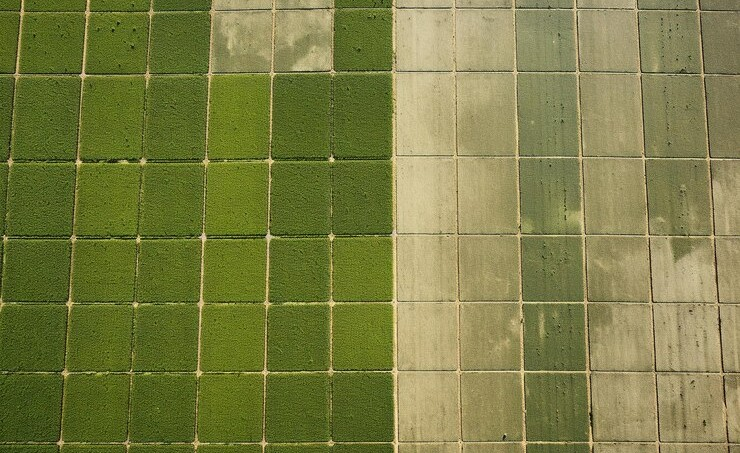
#> input picture assets/overhead_img.jpg, 740 x 453 px
$ python raw-field-analysis_CG.py assets/overhead_img.jpg -o assets/raw_field_analysis.jpg -j assets/raw_health_data.json
#> lines starting #> are read from the running program, lines starting #| are printed output that depends on the picture
import cv2
import numpy as np
import json
import argparse
from collections import defaultdict


class FieldHealthAnalyzer:
    def __init__(self):
        # BGR ranges for vegetation health classification
        self.bgr_ranges = {
            'very_healthy': (np.array([0, 0, 0]), np.array([41, 113, 95])),
            'mostly_healthy': (np.array([0, 105, 85]), np.array([46, 255, 151])),
            'mostly_unhealthy': (np.array([48, 0, 81]), np.array([91, 143, 136])),
            'very_unhealthy': (np.array([59, 0, 120]), np.array([180, 255, 255]))
        }

        # Color map for output visualization
        self.color_map = {
            'very_healthy': (0, 255, 0),  # Green
            'mostly_healthy': (0, 255, 190),  # Light Green
            'mostly_unhealthy': (0, 145, 255),  # Orange
            'very_unhealthy': (0, 0, 255),  # Red
            'unknown': (128, 128, 128)  # Gray
        }

    def find_corners(self, img):
        """Detect corners using goodFeaturesToTrack"""
        gray = cv2.cvtColor(img, cv2.COLOR_BGR2GRAY)
        corners = cv2.goodFeaturesToTrack(gray, 100, 0.2, 50)
        corners = corners.astype(int).reshape(-1, 2)
        return corners

    def organize_corners_to_grid(self, corners):
        """
        Organize detected corners into a structured grid.
        Returns a sorted list of corners by row and column.
        """
        # Sort by Y first (rows), then by X (columns)
        corners_sorted = corners[np.lexsort((corners[:, 0], corners[:, 1]))]

        # Group corners into rows (using Y-coordinate clustering)
        rows = []
        current_row = [corners_sorted[0]]
        y_threshold = 30  # Adjust based on your grid spacing

        for corner in corners_sorted[1:]:
            if abs(corner[1] - current_row[0][1]) < y_threshold:
                current_row.append(corner)
            else:
                # Sort current row by X coordinate
                current_row.sort(key=lambda c: c[0])
                rows.append(current_row)
                current_row = [corner]

        # Don't forget the last row
        current_row.sort(key=lambda c: c[0])
        rows.append(current_row)

        return rows

    def create_grid_cells(self, rows):
        """
        Create rectangular cells from organized corner points.
        Returns a list of cell polygons (4 corners each).
        """
        cells = []

        for i in range(len(rows) - 1):
            row_current = rows[i]
            row_next = rows[i + 1]

            # Match corners between adjacent rows
            for j in range(min(len(row_current), len(row_next)) - 1):
                # Try to create a cell from 4 corners
                if j < len(row_current) - 1 and j < len(row_next) - 1:
                    tl = row_current[j]  # Top-left
                    tr = row_current[j + 1]  # Top-right
                    bl = row_next[j]  # Bottom-left
                    br = row_next[j + 1]  # Bottom-right

                    # Create cell as numpy array of 4 corners
                    cell = np.array([tl, tr, br, bl], dtype=np.int32)
                    cells.append(cell)

        return cells

    def classify_cell(self, img, cell):
        """
        Apply color ranges to a single cell and determine classification.
        Returns classification and ratio data.
        """
        # Create a mask for this specific cell
        cell_mask = np.zeros(img.shape[:2], dtype=np.uint8)
        cv2.fillPoly(cell_mask, [cell], 255)

        # Calculate total pixels in this cell
        total_pixels = cv2.countNonZero(cell_mask)

        # Apply each BGR range and calculate ratio
        ratios = {}
        for name, (lower, upper) in self.bgr_ranges.items():
            # Apply color range to BGR image
            color_mask = cv2.inRange(img, lower, upper)
            # Combine with cell mask to only count pixels in this cell
            combined_mask = cv2.bitwise_and(color_mask, cell_mask)
            matched_pixels = cv2.countNonZero(combined_mask)

            # Calculate ratio
            ratio = matched_pixels / total_pixels if total_pixels > 0 else 0
            ratios[name] = ratio

        # Find the classification with the highest ratio
        if sum(ratios.values()) > 0:
            classification = max(ratios, key=ratios.get)
        else:
            classification = 'unknown'

        return classification, ratios

    def segment_and_classify(self, img, cells):
        """
        For each cell, apply color ranges and determine classification.
        Returns classifications for each cell.
        """
        classifications = []

        for idx, cell in enumerate(cells):
            classification, ratios = self.classify_cell(img, cell)

            # Get cell center for reference
            center = np.mean(cell, axis=0).astype(int).tolist()

            # Get cell bounds
            min_x = int(np.min(cell[:, 0]))
            max_x = int(np.max(cell[:, 0]))
            min_y = int(np.min(cell[:, 1]))
            max_y = int(np.max(cell[:, 1]))

            classifications.append({
                'cell_id': idx,
                'classification': classification,
                'ratios': {k: float(v) for k, v in ratios.items()},  # Convert to float for JSON
                'center': center,
                'bounds': {
                    'min_x': min_x,
                    'max_x': max_x,
                    'min_y': min_y,
                    'max_y': max_y
                },
                'corners': cell.tolist()  # Convert numpy array to list for JSON
            })

        return classifications

    def draw_results(self, img, classifications, alpha=0.3):
        """
        Draw the classification results on the image with semi-transparent fills.

        Args:
            img: Input image
            classifications: List of classification results
            alpha: Transparency level (0-1), default 0.3 = 30% opacity

        Returns:
            Annotated image
        """
        output = img.copy()
        overlay = img.copy()

        for result in classifications:
            cell = np.array(result['corners'], dtype=np.int32)
            classification = result['classification']

            # Get the color for this classification
            color = self.color_map.get(classification, (128, 128, 128))

            # Fill the cell with the color on the overlay
            cv2.fillPoly(overlay, [cell], color)

        # Blend the overlay with the original image
        cv2.addWeighted(overlay, alpha, output, 1 - alpha, 0, output)

        return output

    def save_classifications_to_json(self, classifications, output_path):
        """
        Save classification results to a JSON file.

        Args:
            classifications: List of classification results
            output_path: Path to save JSON file
        """
        # Create summary statistics
        summary = defaultdict(int)
        for result in classifications:
            summary[result['classification']] += 1

        # Prepare output data
        output_data = {
            'total_cells': len(classifications),
            'summary': dict(summary),
            'cells': classifications
        }

        # Save to JSON
        with open(output_path, 'w') as f:
            json.dump(output_data, f, indent=2)

        print(f"Saved classification data to {output_path}")

    def analyze(self, image_path, output_image_path=None, output_json_path=None, alpha=0.3):
        """
        Main pipeline: load image, detect corners, segment, classify, and visualize.

        Args:
            image_path: Path to input image
            output_image_path: Path to save output image (optional)
            output_json_path: Path to save JSON classification data (optional)
            alpha: Transparency level for overlay (0-1), default 0.3

        Returns:
            Dictionary with results including original image, output image, and classifications
        """
#> called with image_path = 'assets/overhead_img.jpg', output_image_path = 'assets/raw_field_analysis.jpg', output_json_path = 'assets/raw_health_data.json', alpha = 0.3
        # Load image
        img = cv2.imread(image_path)
#> img is the input picture: shape (453, 740, 3); mean B, G, R 68.1, 125.8, 123.3
        if img is None:
            raise ValueError(f"Could not load image from {image_path}")

        print(f"Image loaded: {img.shape}")
#| Image loaded: (453, 740, 3)

        # Step 1: Find corners
        print("\nDetecting corners...")
        corners = self.find_corners(img)
#> in find_corners, `gray = cv2.cvtColor(img, cv2.COLOR_BGR2GRAY)`:
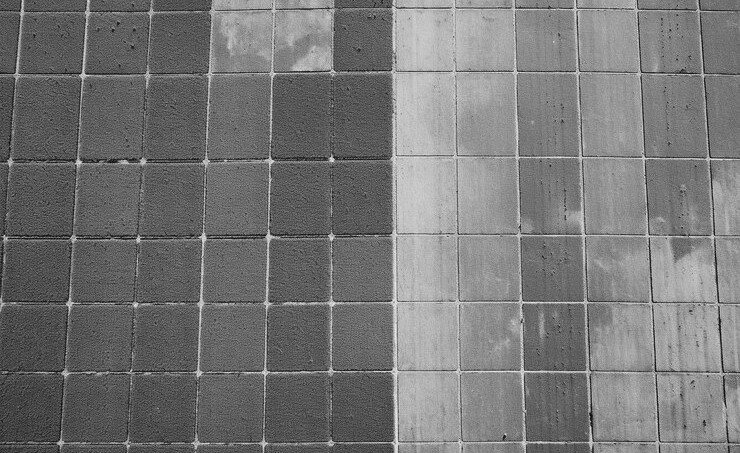
#> gray: shape (453, 740); min 3, max 241, mean 118.5
#> in find_corners, `corners = cv2.goodFeaturesToTrack(gray, 100, 0.2, 50)`: corners = 84 rows, first 8: [504, 436], [4, 235], [77, 238], [140, 237], [391, 369], [75, 163], [57, 443], [61, 373]
#> in find_corners, `corners = corners.astype(int).reshape(-1, 2)`: corners = 84 pairs, first value 3 to 728, second value 5 to 448
        print(f"Found {len(corners)} corners")
#| Found 84 corners

        # Step 2: Organize into grid
        print("Organizing corners into grid...")
        rows = self.organize_corners_to_grid(corners)
#> in organize_corners_to_grid, `corners_sorted = corners[np.lexsort((corners[:, 0], corners[:, 1]))]`: corners_sorted has the same summary as corners in find_corners
#> in organize_corners_to_grid, `current_row = [corners_sorted[0]]`: current_row = [[393, 5]]
#> the loop in organize_corners_to_grid, `for corner in corners_sorted[1:]:` made 83 passes
#> current_row on passes 12, 24, 36, 48, 60, 72: [[330, 69]], [[396, 155]], [[519, 227]], [[391, 300]], [[333, 369]], [[504, 436]]
#> corner on passes 1 to 6: [335, 7], [455, 7], [515, 7], [572, 7], [210, 8], [276, 8]
#> after the loop in organize_corners_to_grid, `for corner in corners_sorted[1:]:`: rows = 6 items
#> rows = 7 items
        print(f"Organized into {len(rows)} rows")
#| Organized into 7 rows

        # Step 3: Create cells
        print("Creating grid cells...")
        cells = self.create_grid_cells(rows)
#> the loop in create_grid_cells, `for i in range(len(rows) - 1):` made 6 passes
#> after the loop in create_grid_cells, `for i in range(len(rows) - 1):`: cells = 66 items
#> cells = 66 items
        print(f"Created {len(cells)} cells")
#| Created 66 cells

        # Step 4: Classify each cell
        print("\nClassifying cells...")
        classifications = self.segment_and_classify(img, cells)
#> the loop in segment_and_classify, `for idx, cell in enumerate(cells):` made 66 passes
#> (cell, total_pixels in classify_cell, classification, center, min_x, max_x, min_y, max_y) on passes 1 to 7: ([[19, 11], [90, 10], [86, 73], [19, 72]], 4410, 'very_healthy', [53, 41], 19, 90, 10, 73), ([[90, 10], [154, 10], [149, 73], [86, 73]], 4128, 'very_healthy', [119, 41], 86, 154, 10, 73), ([[154, 10], [210, 8], [207, 72], [149, 73]], 3734, 'very_healthy', [180, 40], 149, 210, 8, 73), ([[210, 8], [276, 8], [274, 71], [207, 72]], 4353, 'very_unhealthy', [241, 39], 207, 276, 8, 72), ([[276, 8], [335, 7], [330, 69], [274, 71]], 3710, 'very_unhealthy', [303, 38], 274, 335, 7, 71), ([[335, 7], [393, 5], [391, 69], [330, 69]], 3868, 'very_healthy', [362, 37], 330, 393, 5, 69), ([[393, 5], [455, 7], [456, 70], [391, 69]], 4162, 'very_unhealthy', [423, 37], 391, 456, 5, 70)
#> classifications = 66 items

        # Print summary
        print("\n=== Classification Summary ===")
        summary = defaultdict(int)
#> summary = 0 items
        for result in classifications:
            summary[result['classification']] += 1
#> this loop made 66 passes
#> after the loop, summary = {'very_healthy': 27, 'very_unhealthy': 27, 'mostly_healthy': 7, 'mostly_unhealthy': 5}
        for classification, count in sorted(summary.items()):
            print(f"  {classification}: {count} cells")
#> this loop made 4 passes
#> (classification, count) on passes 1 to 4: ('mostly_healthy', 7), ('mostly_unhealthy', 5), ('very_healthy', 27), ('very_unhealthy', 27)
#|   mostly_healthy: 7 cells
#|   mostly_unhealthy: 5 cells
#|   very_healthy: 27 cells
#|   very_unhealthy: 27 cells

        # Step 5: Draw results
        print("\nDrawing results...")
        output_img = self.draw_results(img, classifications, alpha=alpha)
#> the loop in draw_results, `for result in classifications:` made 66 passes
#> (cell, classification, color) on passes 1 to 9: ([[19, 11], [90, 10], [86, 73], [19, 72]], 'very_healthy', (0, 255, 0)), ([[90, 10], [154, 10], [149, 73], [86, 73]], 'very_healthy', (0, 255, 0)), ([[154, 10], [210, 8], [207, 72], [149, 73]], 'very_healthy', (0, 255, 0)), ([[210, 8], [276, 8], [274, 71], [207, 72]], 'very_unhealthy', (0, 0, 255)), ([[276, 8], [335, 7], [330, 69], [274, 71]], 'very_unhealthy', (0, 0, 255)), ([[335, 7], [393, 5], [391, 69], [330, 69]], 'very_healthy', (0, 255, 0)), ([[393, 5], [455, 7], [456, 70], [391, 69]], 'very_unhealthy', (0, 0, 255)), ([[455, 7], [515, 7], [517, 70], [456, 70]], 'very_unhealthy', (0, 0, 255)), ([[515, 7], [572, 7], [575, 71], [517, 70]], 'very_unhealthy', (0, 0, 255))
#> cell on pass 44: [[649, 234], [714, 237], [720, 301], [654, 300]]
#> after the loop in draw_results, `for result in classifications:`:
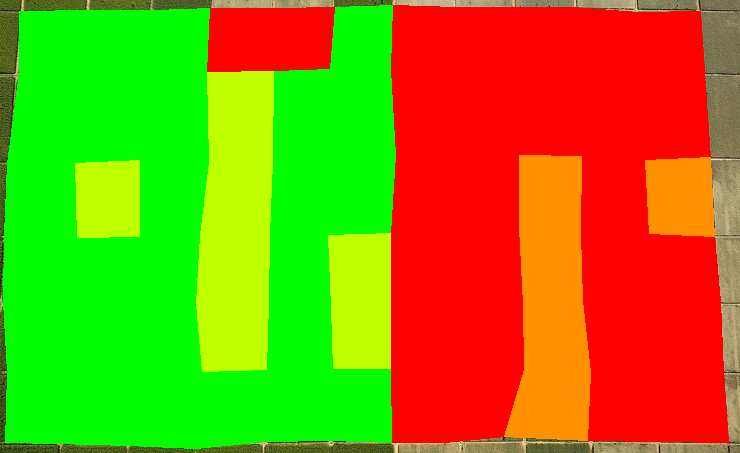
#> overlay: shape (453, 740, 3); mean B, G, R 6.4, 141.8, 141.8
#> in draw_results, `cv2.addWeighted(overlay, alpha, output, 1 - alpha, 0, output)`:
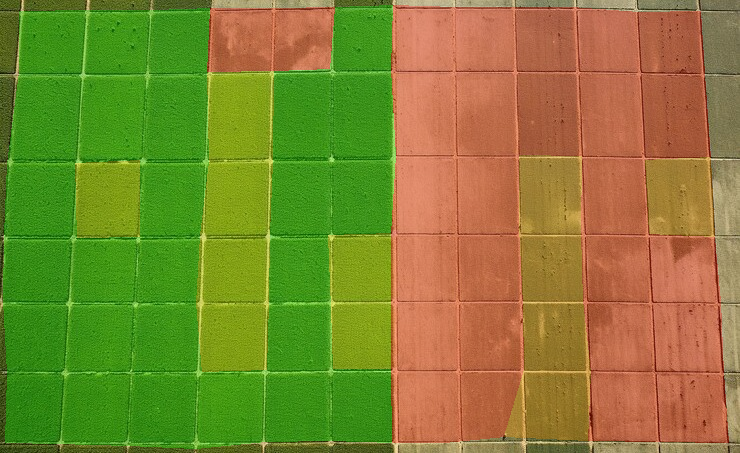
#> output: shape (453, 740, 3); mean B, G, R 49.6, 130.6, 128.9

        # Step 6: Save output image if path provided
        if output_image_path:
            cv2.imwrite(output_image_path, output_img)
            print(f"Saved result image to {output_image_path}")

        # Step 7: Save JSON data if path provided
        if output_json_path:
            self.save_classifications_to_json(classifications, output_json_path)
#> the loop in save_classifications_to_json, `for result in classifications:` made 66 passes

        return {
            'original': img,
            'output': output_img,
            'classifications': classifications,
            'summary': dict(summary)
        }


# Example usage
if __name__ == "__main__":
    # Set up argument parser
    parser = argparse.ArgumentParser(
        description='Analyze field health from overhead imagery using corner detection and color classification.'
    )

    parser.add_argument(
        'input_image',
        type=str,
        help='Path to input image'
    )

    parser.add_argument(
        '-o', '--output-image',
        type=str,
        default=None,
        help='Path to save output image with health overlay (optional)'
    )

    parser.add_argument(
        '-j', '--output-json',
        type=str,
        default=None,
        help='Path to save classification data as JSON (optional)'
    )

    parser.add_argument(
        '-a', '--alpha',
        type=float,
        default=0.3,
        help='Transparency level for overlay (0-1), default=0.3'
    )

    parser.add_argument(
        '--no-display',
        action='store_true',
        help='Skip displaying the results (useful for batch processing)'
    )

    # Parse arguments
    args = parser.parse_args()

    # Create analyzer
    analyzer = FieldHealthAnalyzer()

    # Analyze the field image
    results = analyzer.analyze(
        args.input_image,
        output_image_path=args.output_image,
        output_json_path=args.output_json,
        alpha=args.alpha
    )

    # Display results unless --no-display flag is set
    if not args.no_display:
        cv2.imshow("Original Image", results['original'])
        cv2.imshow("Raw Health Analysis", results['output'])
        cv2.waitKey(0)
        cv2.destroyAllWindows()

    print("\nAnalysis complete!")
    print(f"Total cells analyzed: {len(results['classifications'])}")
#| Total cells analyzed: 66

'''
 Bash Script (1):
 python raw-field-analysis_CG.py assets/overhead_img.jpg -o assets/raw_field_analysis.jpg -j assets/raw_health_data.json
'''

$ run again, with assets/aug_field_analysis.jpg copied over assets/overhead_img.jpg
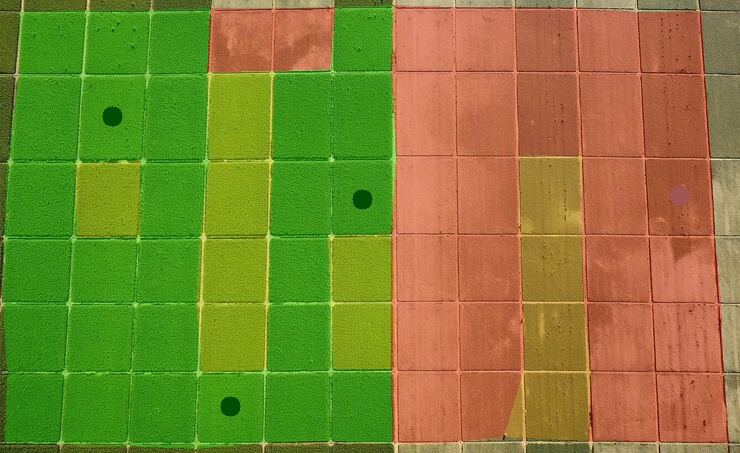
#> input picture assets/aug_field_analysis.jpg, 740 x 453 px
#> in analyze, img is the input picture: shape (453, 740, 3); mean B, G, R 49.7, 129.7, 128.7
#| Image loaded: (453, 740, 3)
#> in find_corners, `gray = cv2.cvtColor(img, cv2.COLOR_BGR2GRAY)`:
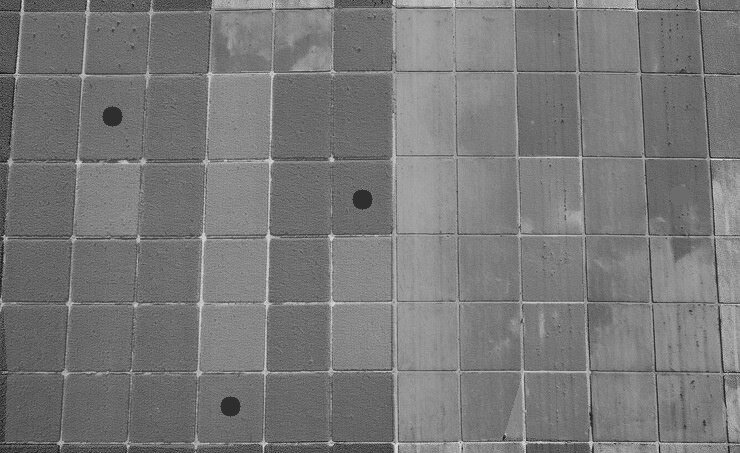
#> gray: shape (453, 740); min 11, max 237, mean 120.3
#> in find_corners, `corners = cv2.goodFeaturesToTrack(gray, 100, 0.2, 50)`: corners = 83 rows, first 8: [2, 236], [526, 440], [515, 7], [728, 446], [273, 161], [710, 157], [195, 448], [75, 163]
#> in find_corners, `corners = corners.astype(int).reshape(-1, 2)`: corners = 83 pairs, first value 2 to 728, second value 4 to 448
#| Found 83 corners
#> corners_sorted has the same summary as corners in find_corners
#> in organize_corners_to_grid, `current_row = [corners_sorted[0]]`: current_row = [[394, 4]]
#> the loop in organize_corners_to_grid, `for corner in corners_sorted[1:]:` made 82 passes
#> current_row on passes 11, 23, 35, 47, 59, 71: [[391, 69]], [[396, 155]], [[519, 227]], [[391, 300]], [[333, 369]], [[526, 440]]
#> after the loop in organize_corners_to_grid, `for corner in corners_sorted[1:]:`: rows = 6 items
#> in analyze, `rows = self.organize_corners_to_grid(corners)`: rows = 7 items
#| Organized into 7 rows
#> the loop in create_grid_cells, `for i in range(len(rows) - 1):` made 6 passes
#> after the loop in create_grid_cells, `for i in range(len(rows) - 1):`: cells = 65 items
#| Created 65 cells
#> the loop in segment_and_classify, `for idx, cell in enumerate(cells):` made 65 passes
#> (cell, total_pixels in classify_cell, classification, center, min_x, max_x, min_y, max_y) on passes 1 to 4: ([[19, 10], [118, 23], [85, 73], [14, 72]], 5035, 'very_unhealthy', [59, 44], 14, 118, 10, 73), ([[118, 23], [210, 9], [149, 73], [85, 73]], 4252, 'very_healthy', [140, 44], 85, 210, 9, 73), ([[210, 9], [275, 9], [206, 74], [149, 73]], 4096, 'very_unhealthy', [210, 41], 149, 275, 9, 74), ([[275, 9], [333, 6], [275, 73], [206, 74]], 4196, 'very_unhealthy', [272, 40], 206, 333, 6, 74)
#> in analyze, `summary = defaultdict(int)`: summary = 0 items
#> the loop in analyze, `for result in classifications:` made 65 passes
#> after the loop in analyze, `for result in classifications:`: summary = {'very_unhealthy': 34, 'very_healthy': 17, 'mostly_healthy': 14}
#> the loop in analyze, `for classification, count in sorted(summary.items()):` made 3 passes
#> (classification, count) on passes 1 to 3: ('mostly_healthy', 14), ('very_healthy', 17), ('very_unhealthy', 34)
#> (printed output is left out)
#> the loop in draw_results, `for result in classifications:` made 65 passes
#> (cell, classification, color) on passes 1 to 6: ([[19, 10], [118, 23], [85, 73], [14, 72]], 'very_unhealthy', (0, 0, 255)), ([[118, 23], [210, 9], [149, 73], [85, 73]], 'very_healthy', (0, 255, 0)), ([[210, 9], [275, 9], [206, 74], [149, 73]], 'very_unhealthy', (0, 0, 255)), ([[275, 9], [333, 6], [275, 73], [206, 74]], 'very_unhealthy', (0, 0, 255)), ([[333, 6], [394, 4], [330, 70], [275, 73]], 'very_unhealthy', (0, 0, 255)), ([[394, 4], [455, 7], [391, 69], [330, 70]], 'very_unhealthy', (0, 0, 255))
#> in draw_results, `cv2.addWeighted(overlay, alpha, output, 1 - alpha, 0, output)`:
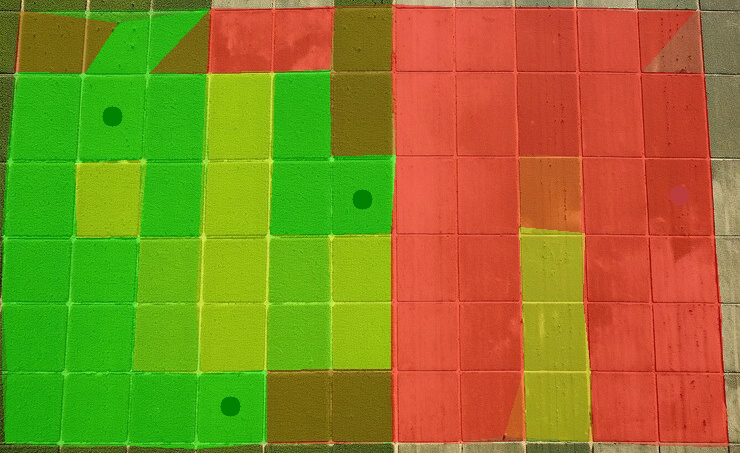
#> output: shape (453, 740, 3); mean B, G, R 36.7, 127.7, 140.5
#> the loop in save_classifications_to_json, `for result in classifications:` made 65 passes
#| Total cells analyzed: 65
